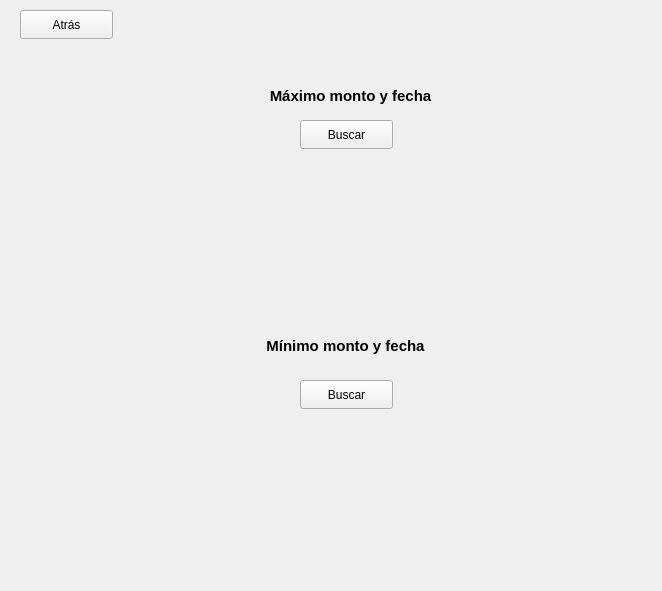
<?xml version="1.0" encoding="UTF-8"?>
<ui version="4.0">
 <class>Max_Min</class>
 <widget class="QWidget" name="Max_Min">
  <property name="geometry">
   <rect>
    <x>0</x>
    <y>0</y>
    <width>662</width>
    <height>591</height>
   </rect>
  </property>
  <property name="windowTitle">
   <string>Form</string>
  </property>
  <widget class="QLabel" name="label">
   <property name="geometry">
    <rect>
     <x>250</x>
     <y>80</y>
     <width>201</width>
     <height>31</height>
    </rect>
   </property>
   <property name="font">
    <font>
     <pointsize>11</pointsize>
     <bold>true</bold>
    </font>
   </property>
   <property name="text">
    <string>Máximo monto y fecha</string>
   </property>
   <property name="alignment">
    <set>Qt::AlignCenter</set>
   </property>
  </widget>
  <widget class="QLabel" name="label_2">
   <property name="geometry">
    <rect>
     <x>250</x>
     <y>330</y>
     <width>191</width>
     <height>31</height>
    </rect>
   </property>
   <property name="font">
    <font>
     <pointsize>11</pointsize>
     <bold>true</bold>
    </font>
   </property>
   <property name="text">
    <string>Mínimo monto y fecha</string>
   </property>
   <property name="alignment">
    <set>Qt::AlignCenter</set>
   </property>
  </widget>
  <widget class="QPushButton" name="btn_atras">
   <property name="geometry">
    <rect>
     <x>20</x>
     <y>10</y>
     <width>93</width>
     <height>29</height>
    </rect>
   </property>
   <property name="text">
    <string>Atrás</string>
   </property>
  </widget>
  <widget class="QPushButton" name="btn_maximo">
   <property name="geometry">
    <rect>
     <x>300</x>
     <y>120</y>
     <width>93</width>
     <height>29</height>
    </rect>
   </property>
   <property name="text">
    <string>Buscar</string>
   </property>
  </widget>
  <widget class="QPushButton" name="btn_minimo">
   <property name="geometry">
    <rect>
     <x>300</x>
     <y>380</y>
     <width>93</width>
     <height>29</height>
    </rect>
   </property>
   <property name="text">
    <string>Buscar</string>
   </property>
  </widget>
  <widget class="QLabel" name="resultado_max">
   <property name="geometry">
    <rect>
     <x>180</x>
     <y>170</y>
     <width>321</width>
     <height>161</height>
    </rect>
   </property>
   <property name="text">
    <string/>
   </property>
   <property name="alignment">
    <set>Qt::AlignCenter</set>
   </property>
  </widget>
  <widget class="QLabel" name="resultado_min">
   <property name="geometry">
    <rect>
     <x>140</x>
     <y>430</y>
     <width>391</width>
     <height>281</height>
    </rect>
   </property>
   <property name="text">
    <string/>
   </property>
   <property name="alignment">
    <set>Qt::AlignHCenter|Qt::AlignTop</set>
   </property>
  </widget>
 </widget>
 <resources/>
 <connections/>
</ui>
